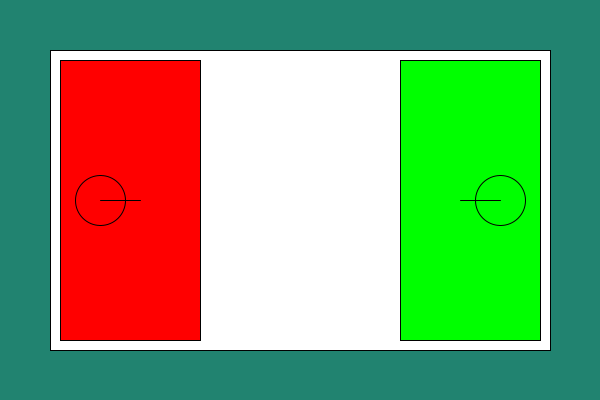
Frame 1 (no input)
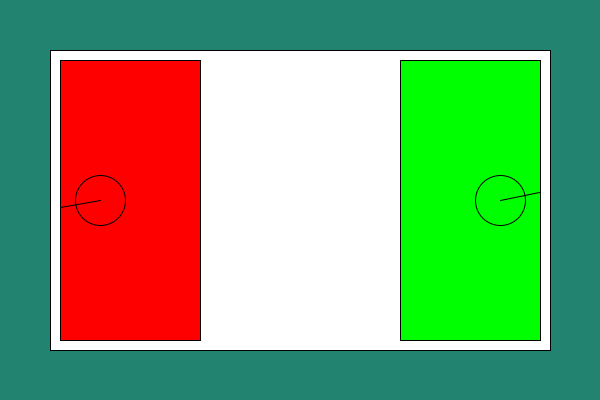
Frame 60 (the mouse pressed at the canvas centre just before this capture)
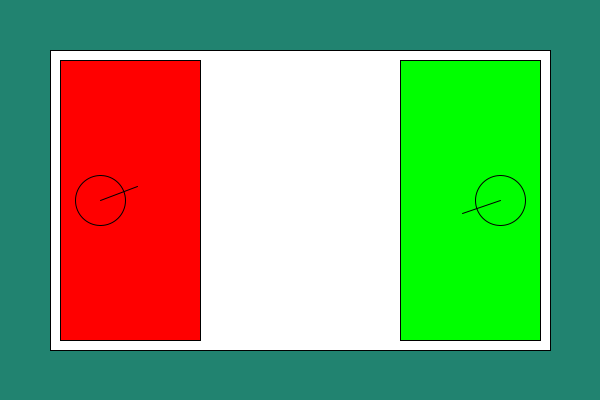
Frame 120 (the mouse held since frame 60 and released just before this capture)

The Processing sketch that drew these frames (run headless with seeded random() and noise(); from frame 60 on, the mouse is pressed at the canvas centre):

// Processing sketch: week10_5_pool_ball
// ── week10_5_pool_ball.pde
//撞球: 要使用猫狗大戰的Step01射擊方向的旋轉 + Step02碰撞的入射角、反射角
//射擊桌球
void setup(){
  size(600,400);
}
float angle1=0, angle2=-PI;
void draw(){
  background(#218370);
  fill(255);
  rect(50,50, 500,300);
  fill(255,0,0);
  rect(60,60,160-20, 280);
  ellipse(100, 200, 50,50);
  line(100, 200, 100+40*cos(angle1), 200+40*sin(angle1) );
  if(mousePressed && mouseButton==LEFT) angle1 +=0; 
  else angle1+=0.05;
  if(bulletFlying){
    fill(255,80,80);
    ellipse(bulletX,bulletY, 10,10);
    bulletX+=bulletVX;
    bulletY+=bulletVY;
  }
  
  fill(0,255,0);
  rect(540-(160-20),60, 160-20, 280);
  ellipse(500, 200, 50,50);
  line(500, 200, 500+40*cos(angle2), 200+40*sin(angle2) );
  angle2+=0.05;
}
float bulletX, bulletY, bulletVX, bulletVY;
boolean bulletFlying=false;
void mousePressed(){
  if(mouseButton==LEFT){
    bulletX=100;
    bulletY=200;
    bulletVX = cos(angle1);
    bulletVY = sin(angle1);
    bulletFlying=true;
  }
}
